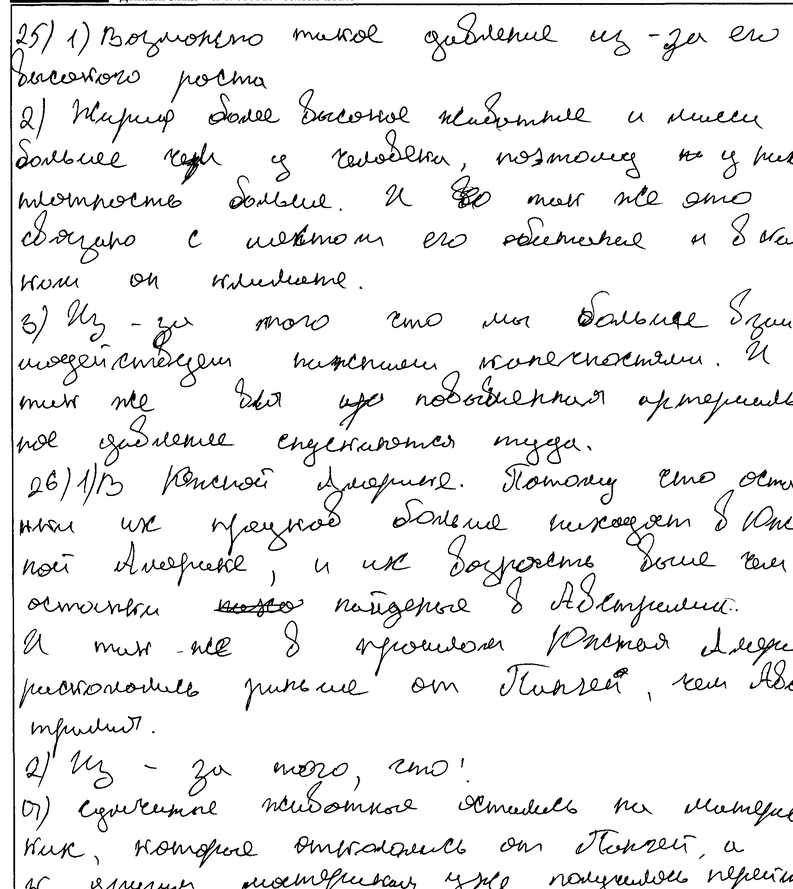
#> input picture probaEasyOCRPicture.png, 793 x 889 px, shrunk from 2310 x 2590 before the run, found by its file name
$ jupyter execute --allow-errors Primertesseractocr.ipynb   (shell and % lines are left out)
#> lines starting #> are read from the running program, lines starting #| are printed output that depends on the picture
[cell 1]
from PIL import Image
import pytesseract
import cv2
import numpy as np

[cell 2]
pytesseract.pytesseract.tesseract_cmd = r'C:\Users\kseni\TesseractOCR\tesseract.exe'

image_path = r"C:\Users\kseni\PycharmProjects\pythonProject\PraktikaDay2\probaEasyOCRPicture.png"
image = cv2.imread(image_path)
#> image is the input picture: shape (889, 793, 3); min 0, max 255, mean 237.2


gray = cv2.cvtColor(image, cv2.COLOR_BGR2GRAY)
thresh = cv2.threshold(gray, 0, 255, cv2.THRESH_BINARY_INV + cv2.THRESH_OTSU)[1]
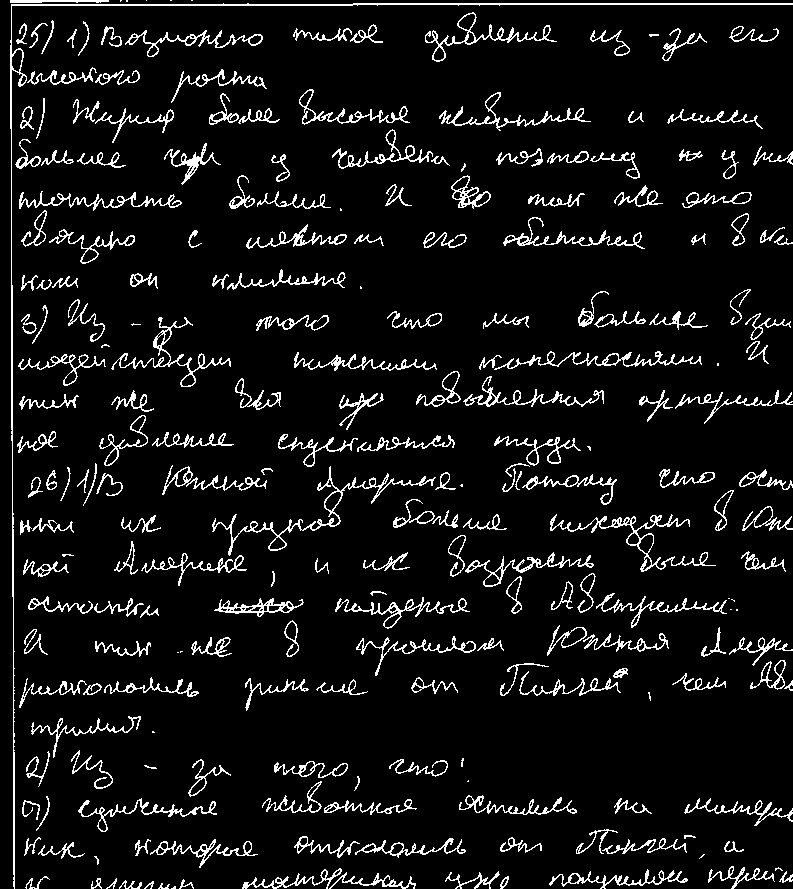
#> thresh: shape (889, 793); 7.5% white in thin lines or dots

cv2.imwrite('processed.jpg', thresh)

#> (the rest of this cell did not finish here and is left out)


$ run again, with primerYolo3.jpg saved as probaEasyOCRPicture.png
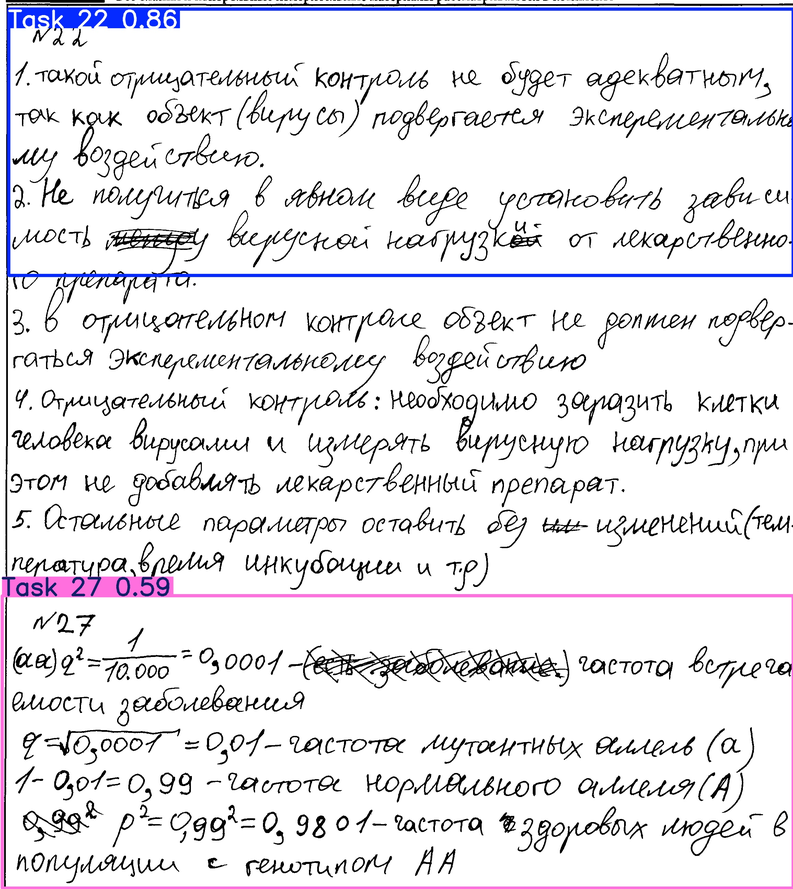
#> input picture primerYolo3.jpg, 793 x 889 px, shrunk from 2310 x 2590 before the run, found by its file name
#> image is the input picture: shape (889, 793, 3); mean B, G, R 232.9, 229.1, 230.3
#> `gray = cv2.cvtColor(image, cv2.COLOR_BGR2GRAY)`:
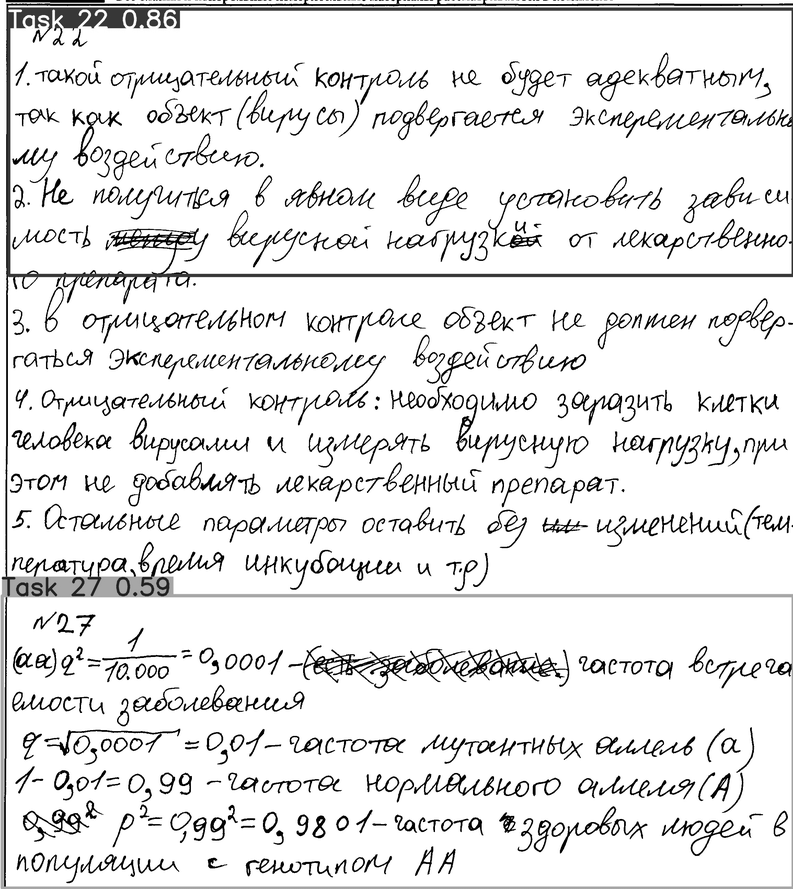
#> gray: shape (889, 793); min 0, max 255, mean 229.9
#> `thresh = cv2.threshold(gray, 0, 255, cv2.THRESH_BINARY_INV + cv2.THRES..`:
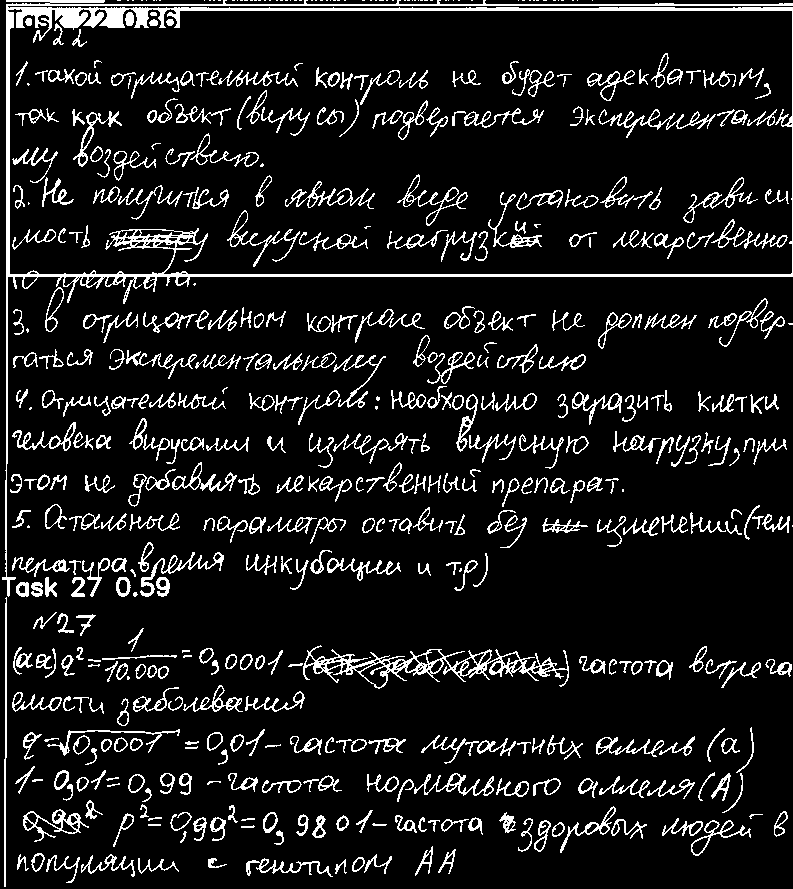
#> thresh: shape (889, 793); 10.3% white in thin lines or dots
